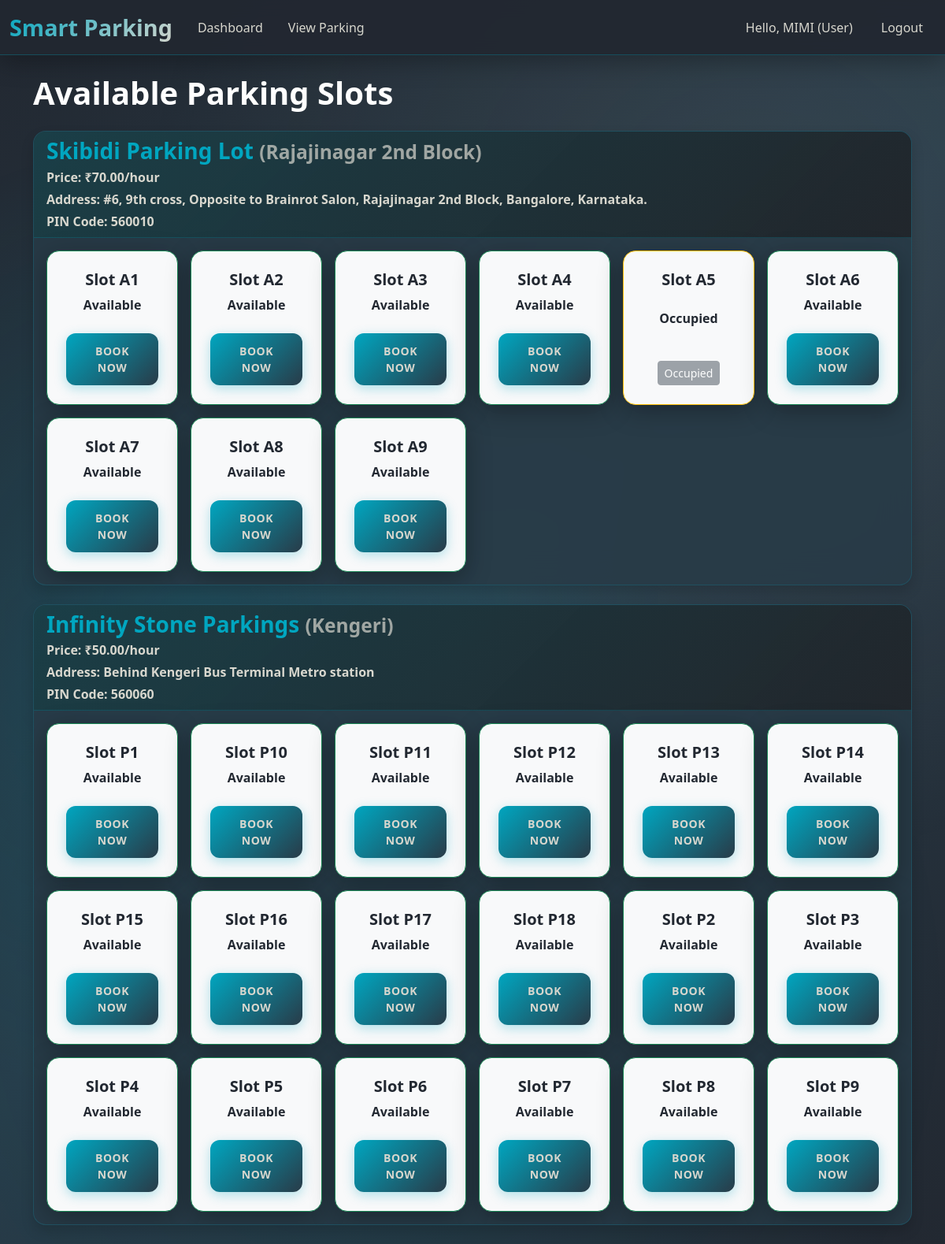
The page /view_parking (signed in) on the database its author committed.
### models/user.py (models this page shows, shortened)
class User(db.Model, UserMixin):
    id = db.Column(db.Integer, primary_key=True)
    name = db.Column(db.String(100), nullable=False)
    email = db.Column(db.String(120), unique=True, nullable=False)
    password = db.Column(db.String(200), nullable=False)
    role = db.Column(db.String(20), default='user') # 'user' or 'admin'
    reservations = db.relationship('Reservation', backref='user', lazy=True)
    @property
    def is_admin(self):
        return self.role == 'admin'

### models/lot.py (models this page shows, shortened)
class ParkingLot(db.Model):
    id = db.Column(db.Integer, primary_key=True)
    name = db.Column(db.String(100), unique=True, nullable=False)
    location = db.Column(db.String(200), nullable=False)
    price = db.Column(db.Float, nullable=True)
    address = db.Column(db.String(255), nullable=True)
    pin_code = db.Column(db.String(20), nullable=True)
    maximum_number_of_spots = db.Column(db.Integer, nullable=True)
    slots = db.relationship('ParkingSlot', backref='lot', lazy=True, cascade="all, delete-orphan")

### models/slot.py (models this page shows, shortened)
class ParkingSlot(db.Model):
    id = db.Column(db.Integer, primary_key=True)
    lot_id = db.Column(db.Integer, db.ForeignKey('parking_lot.id'), nullable=False)
    slot_number = db.Column(db.String(20), nullable=False)
    status = db.Column(db.String(20), default='available')
    __table_args__ = (db.UniqueConstraint('lot_id', 'slot_number', name='_lot_slot_uc'),)
    reservations = db.relationship('Reservation', backref='slot', lazy=True)

### controllers/main_controller.py (the view)
@main_bp.route('/view_parking')
@login_required
def view_parking():
    lots = ParkingLot.query.all()
    lots_data = []
    for lot in lots:
        slots = ParkingSlot.query.filter_by(lot_id=lot.id).all()
        active_reservations = Reservation.query.filter(
            Reservation.slot_id.in_([s.id for s in slots]),
            Reservation.status == 'active'
        ).all()
        slots_with_status = []
        for slot in slots:
            is_reserved = any(res.slot_id == slot.id for res in active_reservations)
            if slot.status == 'maintenance':
                display_status = 'maintenance'
            elif slot.status == 'occupied':
                display_status = 'occupied'
            elif is_reserved:
                display_status = 'booked'
            else:
                display_status = 'available'
            slots_with_status.append({
                'id': slot.id,
                'number': slot.slot_number,
                'status': display_status
            })
        lots_data.append({'lot': lot, 'slots': slots_with_status})
    return render_template('view_parking.html', lots_data=lots_data)

### app.py (called while the page is built)
@login_manager.user_loader
def load_user(user_id):
    return User.query.get(int(user_id))

@app.context_processor
def inject_globals():
    return dict(current_user=current_user, now=datetime.utcnow)

### templates/view_parking.html
{% extends "base.html" %}
{% block content %}
<h1 class="mb-4" style="color: rgb(255, 255, 255);">Available Parking Slots</h1>
{% if lots_data %}
    {% for lot_data in lots_data %}
    <div class="card mb-4 shadow">
        <div class="card-header bg-dark text-white">
            <h3 class="mb-1">{{ lot_data.lot.name }} <small class="text-muted">({{ lot_data.lot.location }})</small></h3>
            <p class="mb-1">
                {% if lot_data.lot.price is not none %}
                    Price: ₹{{ "{:,.2f}".format(lot_data.lot.price) }}/hour
                {% else %}
                    Price: N/A
                {% endif %}
            </p>
            <p class="mb-1">
                {% if lot_data.lot.address %}
                    Address: {{ lot_data.lot.address }}
                {% else %}
                    Address: N/A
                {% endif %}
            </p>
            <p class="mb-0">
                {% if lot_data.lot.pin_code %}
                    PIN Code: {{ lot_data.lot.pin_code }}
                {% else %}
                    PIN Code: N/A
                {% endif %}
            </p>
        </div>
        <div class="card-body">
            <div class="row row-cols-2 row-cols-md-4 row-cols-lg-6 g-3">
                {% for slot in lot_data.slots %}
                <div class="col">
                    <div class="card h-100 text-center
                        {% if slot.status == 'available' %}
                            border-success text-success bg-light
                        {% elif slot.status == 'occupied' %}
                            border-warning text-warning bg-light
                        {% elif slot.status == 'maintenance' %}
                            border-info text-info bg-light
                        {% else %}
                            border-danger text-danger bg-light
                        {% endif %}
                    ">
                        <div class="card-body d-flex flex-column justify-content-between align-items-center">
                            <h5 class="card-title mb-2">Slot {{ slot.number }}</h5>
                            <p class="card-text fw-bold">
                                {% if slot.status == 'available' %}
                                    Available
                                {% elif slot.status == 'occupied' %}
                                    Occupied
                                {% elif slot.status == 'maintenance' %}
                                    Under Maintenance
                                {% else %}
                                    Unavailable
                                {% endif %}
                            </p>
                            {% if slot.status == 'available' %}
                                <a href="{{ url_for('main.book_slot', slot_id=slot.id) }}" class="btn btn-sm btn-success mt-2">Book Now</a>
                            {% else %}
                                <button class="btn btn-sm btn-secondary mt-2" disabled>
                                    {% if slot.status == 'occupied' %}
                                        Occupied
                                    {% elif slot.status == 'maintenance' %}
                                        Maintenance
                                    {% else %}
                                        Booked
                                    {% endif %}
                                </button>
                            {% endif %}
                        </div>
                    </div>
                </div>
                {% endfor %}
            </div>
        </div>
    </div>
    {% endfor %}
{% else %}
    <div class="alert alert-warning" role="alert">
        No parking lots or slots available at the moment.
    </div>
{% endif %}
{% endblock %}

### templates/base.html (shortened to what this page needs)
<!DOCTYPE html>
<html lang="en">
<head>
    <link href="https://cdn.jsdelivr.net/npm/bootstrap@5.3.3/dist/css/bootstrap.min.css" rel="stylesheet">
    <link rel="stylesheet" href="{{ url_for('static', filename='css/styles.css') }}">
</head>
<body>
    <nav class="navbar navbar-expand-lg navbar-dark bg-dark">
        <div class="container-fluid">
            <a class="navbar-brand" href="{{ url_for('main.dashboard') }}">Smart Parking</a>
            <div class="collapse navbar-collapse" id="navbarNav">
                <ul class="navbar-nav me-auto mb-2 mb-lg-0">
                    {% if current_user.is_authenticated %}
                        <li class="nav-item">
                            <a class="nav-link" href="{{ url_for('main.dashboard') }}">Dashboard</a>
                        </li>
                        <li class="nav-item">
                            <a class="nav-link" href="{{ url_for('main.view_parking') }}">View Parking</a>
                        </li>
                    {% endif %}
                </ul>
                <ul class="navbar-nav">
                    {% if current_user.is_authenticated %}
                        <li class="nav-item">
                            <span class="nav-link text-white">Hello, {{ current_user.name }} ({{ current_user.role | capitalize }})</span>
                        </li>
                        <li class="nav-item">
                            <a class="nav-link btn btn-outline-light ms-2" href="{{ url_for('auth.logout') }}">Logout</a>
                        </li>
                    {% endif %}
                </ul>
            </div>
        </div>
    </nav>
    <div class="container mt-4">
        {% block content %}{% endblock %}
    </div>
</body>
</html>

### static/css/styles.css (style rules this page uses)
body { background: linear-gradient(135deg, #222831 0%, #283b48 50%, #222831 100%); background-attachment: fixed; font-family: 'Segoe UI', Tahoma, Geneva, Verdana, sans-serif; min-height: 100vh; position: relative; color: #d8d7ce; }
body::before { content: ''; position: fixed; top: 0; left: 0; width: 100%; height: 100%; background: radial-gradient(circle at 20% 50%, rgba(0, 166, 192, 0.15) 0%, transparent 50%), radial-gradient(circle at 80% 20%, rgba(216, 215, 206, 0.08) 0%, transparent 50%), radial-gradient(circle at 40% 80%, rgba(0, 166, 192, 0.1) 0%, transparent 50%); animation: float 20s ease-in-out infinite; pointer-events: none; z-index: -1; }
.navbar { backdrop-filter: blur(10px); background: rgba(34, 40, 49, 0.95) !important; box-shadow: 0 8px 32px rgba(0, 0, 0, 0.3); border-bottom: 1px solid rgba(0, 166, 192, 0.3); }
.navbar-brand { font-weight: 700; font-size: 1.8rem; background: linear-gradient(135deg, #00a6c0, #d8d7ce); -webkit-background-clip: text; -webkit-text-fill-color: transparent; background-clip: text; text-shadow: none; }
.navbar .btn { border-radius: 0.5rem; padding: 0.5rem 1rem; font-weight: 600; margin-left: 0.5rem; transition: all 0.3s ease; color: #d8d7ce; }
.navbar-nav .nav-link { color: #d8d7ce !important; font-weight: 500; margin: 0 0.25rem; padding: 0.5rem 0.75rem !important; border-radius: 0.5rem; transition: all 0.3s ease; }
.card { background: rgba(40, 59, 72, 0.9); backdrop-filter: blur(20px); border: 1px solid rgba(0, 166, 192, 0.2); border-radius: 1rem; box-shadow: 0 8px 32px rgba(0, 0, 0, 0.3); overflow: hidden; transition: all 0.3s cubic-bezier(0.4, 0, 0.2, 1); color: #d8d7ce; }
.card-header { background: linear-gradient(135deg, rgba(0, 166, 192, 0.2), rgba(34, 40, 49, 0.3)); border-bottom: 1px solid rgba(0, 166, 192, 0.2); font-weight: 600; color: #d8d7ce; }
.btn-success { background: linear-gradient(135deg, #00a6c0, #283b48); border: none; border-radius: 0.75rem; padding: 0.75rem 1.5rem; font-weight: 600; text-transform: uppercase; letter-spacing: 0.5px; transition: all 0.3s ease; box-shadow: 0 4px 15px rgba(0, 166, 192, 0.3); color: #d8d7ce; }
.card-body.d-flex.flex-column.justify-content-between { padding: 1.5rem; position: relative; color: #d8d7ce; }
.card.h-100 { min-height: 140px; transition: all 0.3s cubic-bezier(0.4, 0, 0.2, 1); position: relative; overflow: hidden; }
.card.h-100::before { content: ''; position: absolute; top: 0; left: 0; right: 0; bottom: 0; background: radial-gradient(circle at center, rgba(0, 166, 192, 0.2) 0%, transparent 71%); opacity: 0; transition: opacity 0.3s ease; pointer-events: none; z-index: 1; }
.card.h-100 .card-body { position: relative; z-index: 2; }
.container, .container-fluid { position: relative; z-index: 1; }
h1, h2, h3, h4, h5, h6 { color: #d8d7ce; font-weight: 600; }
p, span, div { color: #d8d7ce; }
.text-muted { color: rgba(216, 215, 206, 0.7) !important; }
a { color: #00a6c0; text-decoration: none; transition: all 0.3s ease; }
.card { animation: cardLoad 0.6s ease-out forwards; }
html { scroll-behavior: smooth; }
h3.text-white, h4.text-white, .card-header h3, .card-header h4 { color: #00a6c0 !important; }
.card.bg-white, .card[style*="background-color: white"], .card[style*="background: white"], .card.bg-light { color: #222831 !important; }
.card.bg-white h1, .card.bg-white h2, .card.bg-white h3, .card.bg-white h4, .card.bg-white h5, .card.bg-white h6, .card.bg-light h1, .card.bg-light h2, .card.bg-light h3, .card.bg-light h4, .card.bg-light h5, .card.bg-light h6 { color: #222831 !important; }
.card.bg-white p, .card.bg-white span, .card.bg-white div, .card.bg-light p, .card.bg-light span, .card.bg-light div { color: #222831 !important; }
.navbar { z-index: 1100; position: relative; }

### rows shown on the page
User: name "MIMI", role "User"
ParkingLot: lot.name "Skibidi Parking Lot", lot.location "Rajajinagar 2nd Block", lot.price "70.00", lot.address "#6, 9th cross, Opposite to Brainrot Salon, Rajajinagar 2nd Block, Bangalore, Karnataka.", lot.pin_code "560010"
ParkingSlot: number "A1", shows "Available"
ParkingSlot: number "A2", shows "Available"
ParkingSlot: number "A3", shows "Available"
ParkingSlot: number "A4", shows "Available"
ParkingSlot: number "A5", shows "Occupied"
ParkingSlot: number "A6", shows "Available"
ParkingSlot: number "A7", shows "Available"
ParkingSlot: number "A8", shows "Available"
ParkingSlot: number "A9", shows "Available"
ParkingLot: lot.name "Infinity Stone Parkings", lot.location "Kengeri", lot.price "50.00", lot.address "Behind Kengeri Bus Terminal Metro station", lot.pin_code "560060"
ParkingSlot: number "P1", shows "Available"
ParkingSlot: number "P10", shows "Available"
ParkingSlot: number "P11", shows "Available"
ParkingSlot: number "P12", shows "Available"
ParkingSlot: number "P13", shows "Available"
ParkingSlot: number "P14", shows "Available"
ParkingSlot: number "P15", shows "Available"
ParkingSlot: number "P16", shows "Available"
ParkingSlot: number "P17", shows "Available"
ParkingSlot: number "P18", shows "Available"
ParkingSlot: number "P2", shows "Available"
ParkingSlot: number "P3", shows "Available"
ParkingSlot: number "P4", shows "Available"
ParkingSlot: number "P5", shows "Available"
ParkingSlot: number "P6", shows "Available"
ParkingSlot: number "P7", shows "Available"
ParkingSlot: number "P8", shows "Available"
ParkingSlot: number "P9", shows "Available"
